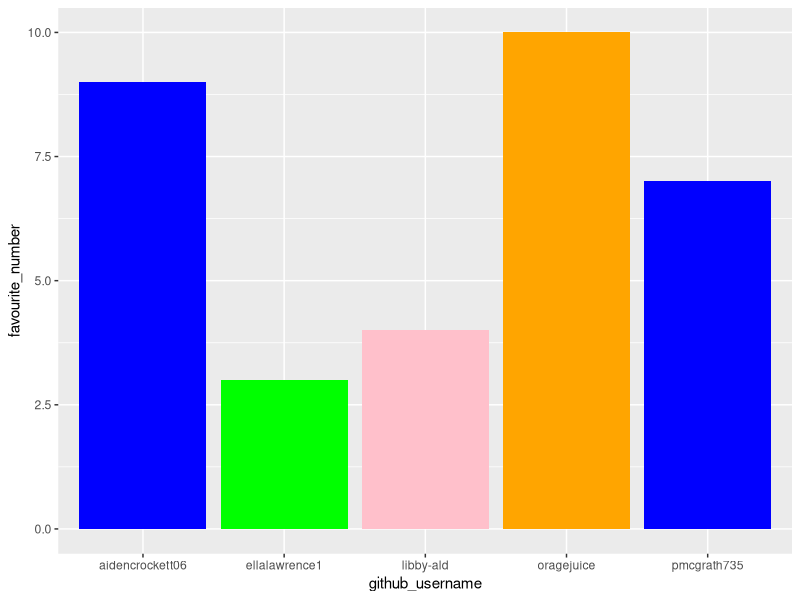
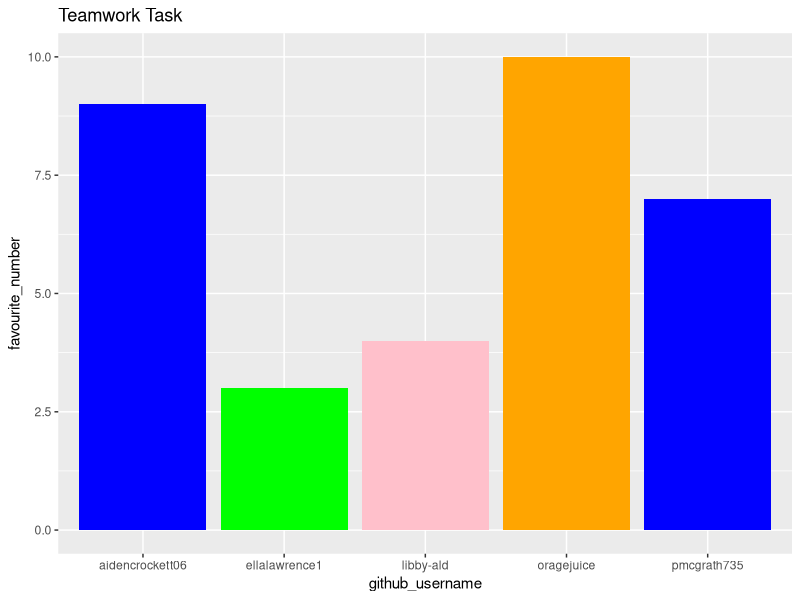
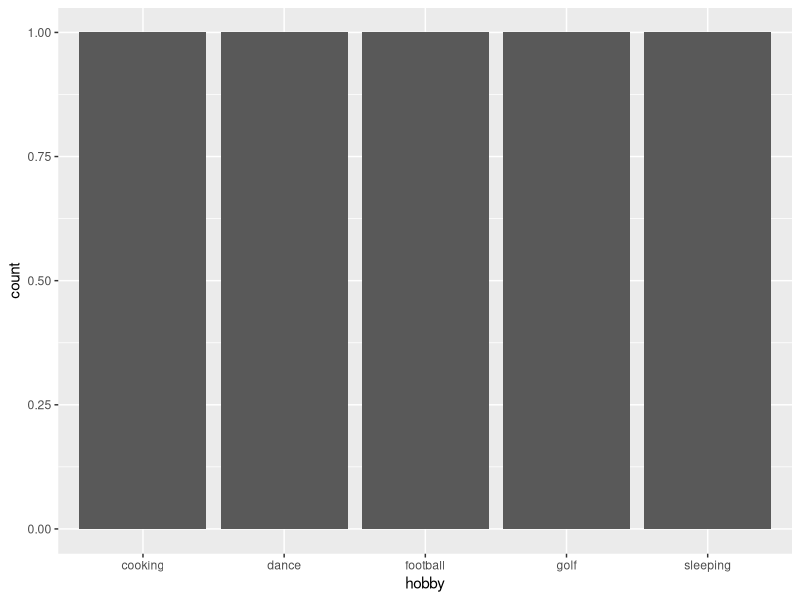

Recreate these plots in R, in order.
## ---- chunk 1
library(tidyverse) 
## ---- chunk 2
team_data <- tibble(
  name = c("Ella", "Peter", "Aiden", 
           "Libby", "Nadav"),
  github_username = c("ellalawrence1", "pmcgrath735", "aidencrockett06", 
                      "libby-ald", "oragejuice"), 
  colour = c("green", "blue", "blue", 
             "pink", "orange"),
  hobby = c("football", "golf", "sleeping", 
            "dance", "cooking"),
  favourite_number = c(3, 7, 9, 4, 10)
  )

team_data
## ---- chunk 3
p1 <- ggplot(data = team_data, 
             mapping = aes(x = github_username, 
                           y = favourite_number,
                           fill = colour), 
             ) +
   geom_col() +
   scale_fill_identity()
p1
## ---- chunk 4
p1 + labs(x = "github_username", 
          y = "favourite_number",
          title = "Teamwork Task")
## ---- chunk 5
p2 <- ggplot(team_data, aes(x = hobby)) +
  geom_bar()
p2
